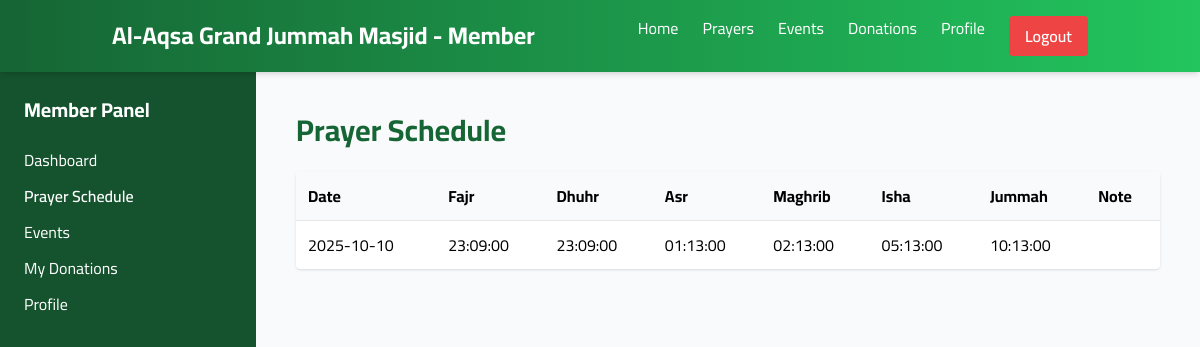
Page /member/prayers.php (signed in) on the committed database.
### tables this page shows
CREATE TABLE `prayer_times` (
  `id` int(11) NOT NULL,
  `date` date NOT NULL,
  `fajr` time DEFAULT NULL,
  `dhuhr` time DEFAULT NULL,
  `asr` time DEFAULT NULL,
  `maghrib` time DEFAULT NULL,
  `isha` time DEFAULT NULL,
  `jummah` time DEFAULT NULL,
  `note` varchar(255) DEFAULT NULL,
  `created_at` timestamp NOT NULL DEFAULT current_timestamp()
);

### includes/config.php (called while the page is built, shortened)
<?php
$masjidName    = "Al-Aqsa Grand Jummah Masjid";

### includes/functions.php (called while the page is built, shortened)
<?php
function h($s){ return htmlspecialchars($s, ENT_QUOTES, 'UTF-8'); }
?>

### member/prayers.php (the view, shortened to what this page needs)
<?php
require_once __DIR__ . '/../includes/config.php';
require_once __DIR__ . '/../includes/db.php';
require_once __DIR__ . '/../includes/functions.php';
$prayers = $pdo->query("SELECT * FROM prayer_times ORDER BY date ASC")->fetchAll(PDO::FETCH_ASSOC);
?>
<!DOCTYPE html>
<html lang="en">
<head>
  <script src="https://cdn.tailwindcss.com"></script>
</head>
<body class="bg-gray-50 min-h-screen">
<header class="bg-gradient-to-r from-green-800 to-green-500 text-white shadow-md sticky top-0 z-50">
  <div class="container mx-auto flex justify-between items-center px-6 py-4">
    <h1 class="text-2xl font-bold"><?php echo h($masjidName ?? 'Masjid'); ?> - Member</h1>
    <nav class="space-x-6 hidden md:flex">
      <a href="index.php#home" class="hover:text-yellow-300">Home</a>
      <a href="prayers.php" class="hover:text-yellow-300">Prayers</a>
      <a href="events.php" class="hover:text-yellow-300">Events</a>
      <a href="donations.php" class="hover:text-yellow-300">Donations</a>
      <a href="profile.php" class="hover:text-yellow-300">Profile</a>
      <a href="../auth/logout.php" class="bg-red-500 px-4 py-2 rounded font-semibold hover:bg-red-600 transition">Logout</a>
    </nav>
  </div>
</header>
<div class="flex">
  <aside class="w-64 bg-green-900 text-white min-h-screen p-6 hidden md:block">
    <h2 class="text-xl font-bold mb-6">Member Panel</h2>
    <ul>
      <li class="mb-3"><a href="index.php" class="hover:underline">Dashboard</a></li>
      <li class="mb-3"><a href="prayers.php" class="font-semibold hover:underline">Prayer Schedule</a></li>
      <li class="mb-3"><a href="events.php" class="hover:underline">Events</a></li>
      <li class="mb-3"><a href="donations.php" class="hover:underline">My Donations</a></li>
      <li class="mb-3"><a href="profile.php" class="hover:underline">Profile</a></li>
    </ul>
  </aside>
  <main class="flex-1 p-6 md:p-10">
    <h1 class="text-3xl font-bold text-green-800 mb-6">Prayer Schedule</h1>
    <div class="bg-white rounded shadow overflow-x-auto">
      <table class="w-full text-left">
        <thead class="bg-gray-50">
          <tr>
            <th class="p-3">Date</th>
            <th class="p-3">Fajr</th>
            <th class="p-3">Dhuhr</th>
            <th class="p-3">Asr</th>
            <th class="p-3">Maghrib</th>
            <th class="p-3">Isha</th>
            <th class="p-3">Jummah</th>
            <th class="p-3">Note</th>
          </tr>
        </thead>
        <tbody>
          <?php if($prayers): ?>
            <?php foreach($prayers as $p): ?>
              <tr class="border-t hover:bg-gray-50">
                <td class="p-3"><?php echo h($p['date']); ?></td>
                <td class="p-3"><?php echo h($p['fajr']); ?></td>
                <td class="p-3"><?php echo h($p['dhuhr']); ?></td>
                <td class="p-3"><?php echo h($p['asr']); ?></td>
                <td class="p-3"><?php echo h($p['maghrib']); ?></td>
                <td class="p-3"><?php echo h($p['isha']); ?></td>
                <td class="p-3"><?php echo h($p['jummah']); ?></td>
                <td class="p-3"><?php echo h($p['note']); ?></td>
              </tr>
            <?php endforeach; ?>
          <?php else: ?>
            <tr><td colspan="8" class="p-3 text-center text-gray-500">No prayer schedule found.</td></tr>
          <?php endif; ?>
        </tbody>
      </table>
    </div>
  </main>
</div>
</body>
</html>

### member/prayers.php (style rules this page uses)
body { font-family: 'Cairo', sans-serif; }

### rows in the picture
prayer_times: date "2025-10-10", fajr "23:09:00", dhuhr "23:09:00", asr "01:13:00", maghrib "02:13:00", isha "05:13:00", jummah "10:13:00"

### other values in the picture
$masjidName "Al-Aqsa Grand Jummah Masjid"
